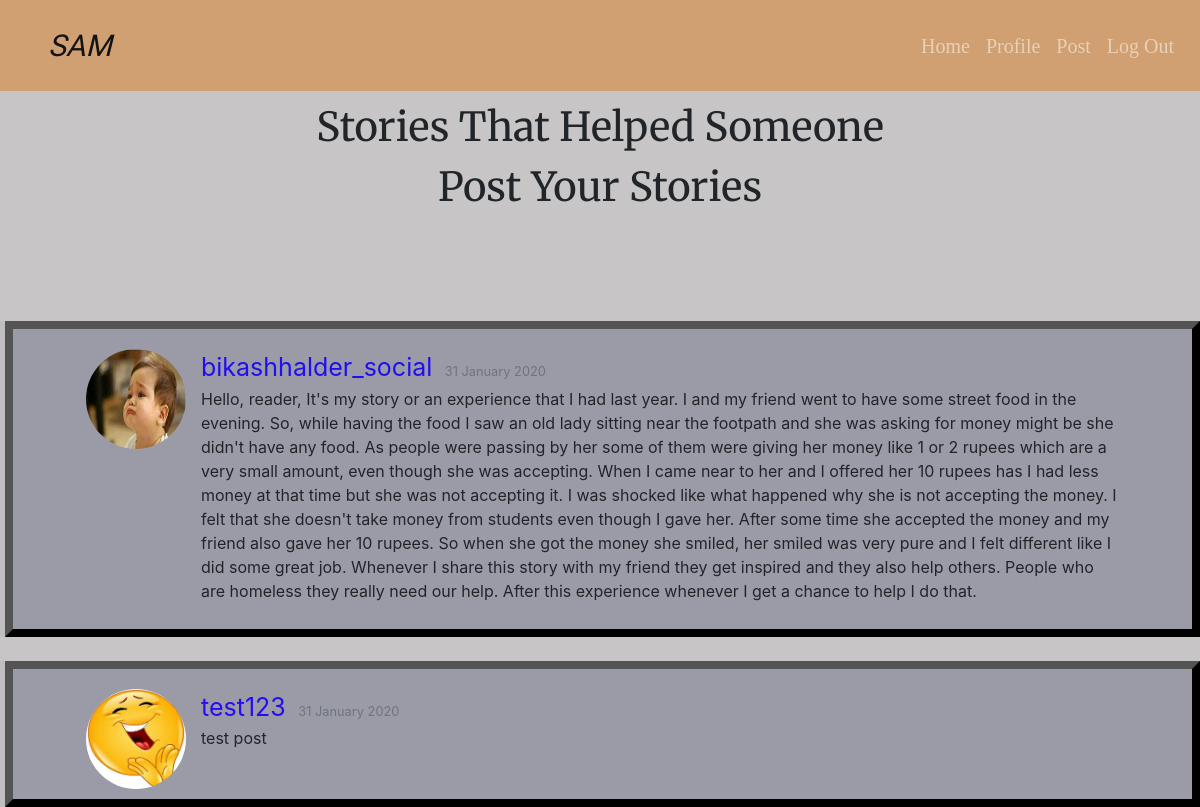
Screenshot of /home/post/ (signed in) with the database file from the repository.
### post/models.py (models this page shows, shortened)
class Post(models.Model):
    content = models.TextField()
    date_posted = models.DateTimeField(default=timezone.now)
    author = models.ForeignKey(User,on_delete=models.CASCADE)

### users/models.py (models this page shows, shortened)
class Profile(models.Model):
    user = models.OneToOneField(User, on_delete=models.CASCADE)
    image = models.ImageField(default='default.jpg', upload_to='profile_pics')

### post/views.py (the view)
# urls.py: path('post/', PostListView.as_view() ,name="post-home"),
class PostListView(ListView):
    model = Post
    template_name = 'post/home.html'
    context_object_name = 'posts'
    ordering = ['-date_posted']

### post/templates/post/home.html
{% extends "post/base.html"%}
{% block home-content %}
<div class="home">
<div class="heading_text">Stories That Helped Someone <br> <span > Post Your Stories</span></div>
    {% for post in posts %}
    <br><div class="home">
    <div class="post">
    <div class="row mx-md-5">
        <div class="col px-mb-5">
            <article class="media content-section">
                <img class="article_img" src="{{ post.author.profile.image.url }}">
                <div class="media-body">
                    <div class="article-metadata">
                        <a class="mr-2" id="post_author" href="{% url 'post-detail' post.id %}">{{ post.author }}</a>
                        <small class="text-muted">{{ post.date_posted|date:"d F Y" }}</small>
                    </div>
                    <div>
                        <p class="article-content">{{ post.content }}</p>
                    </div>
                </div>
            </article>
        </div>
    </div>
    </div>
</div>
    {% endfor %}
{% endblock%}

### post/static/post/main.css (style rules this page uses)
.post { padding: 10px; margin-left: 5px; border: solid black; border-style: outset; border-width: 8px; border-collapse: separate; background: rgb(155, 155, 167); }
.home { background: rgba(192, 190, 190, 0.877); background-size: cover; }
.article_img { border-radius: 50%; width: 100px; height: 100px; }
.heading_text { text-align: center; font-size:40px; padding:80px; font-family: 'Merriweather', serif; }
.article-content { display: inline-block; text-overflow: ellipsis; word-wrap: break-word; padding-left: 15px; }
#post_author { font-size: 25px; padding-left: 15px; color: rgb(36, 13, 240); }
.media { padding-top: 10px; }

### rows the page displays
Post: author.profile.image (picture), author "bikashhalder_social", date_posted "31 January 2020", content "Hello, reader, It's my story or an experience that I had last year. I and my friend went to have some street food in the evening. So, while having the food I saw an old lady sitting near the footpath and she was asking for money might be she didn't have any food. As people were passing by her some of them were giving her money like 1 or 2 rupees which are a very small amount, even though she was accepting. When I came near to her and I offered her 10 rupees has I had less money at that time but she was not accepting it. I was shocked like what happened why she is not accepting the money. I felt that she doesn't take money from students even though I gave her. After some time she accepted…"
Post: author.profile.image (placeholder picture), author "test123", date_posted "31 January 2020", content "test post"
